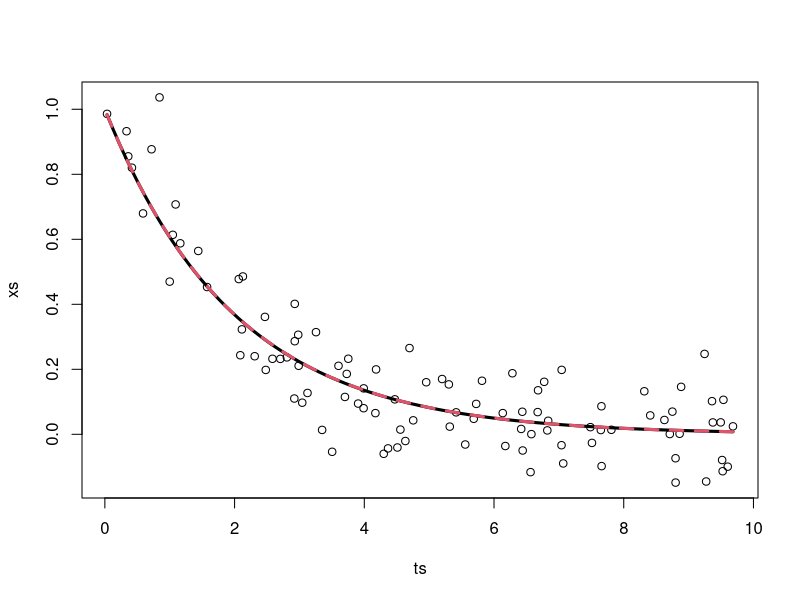

Write the R code that produced this figure.
## Model is E_theta[X_i] = exp(theta*t_i),
## t_i are real constants that are known.
theta0 <- -.5
mean_fn <- function(x, t) exp(t*x)
mean_fn <- Vectorize(mean_fn)
n <- 100
ts <- runif(n, 0, 10)
Exs <- exp(theta0*ts)
xs <- Exs + rnorm(n, sd = .1)

plot(xs~ts)
curve(mean_fn(x, t = theta0), min(ts), max(ts), lwd = 3, add = TRUE)

## Let's define and minimise Q(theta, xs)
Square_loss <- function(theta, sample, t){
  errors <- (sample - exp(theta*t))^2
  res <- sum(errors)
  return(res)
}

directOpt <- optimize(
    f = Square_loss,
    sample = xs,
    t = ts,
    interval = c(-100, 100)
)
directOpt
## Now, let's compare with finding the roots of Q'

SLprime <- function(theta, sample, t){
  -2*sum(
    (sample-exp(theta*t)) * exp(theta*t)*t
  )
}

rootOpt <- uniroot(
  f = SLprime,
  sample = xs,
  t = ts,
  interval = c(-100, 100)
)

rootOpt

curve(mean_fn(x, t = rootOpt$root), min(ts), max(ts),
      lty = 2, col = 2, lwd = 3,  add = TRUE)